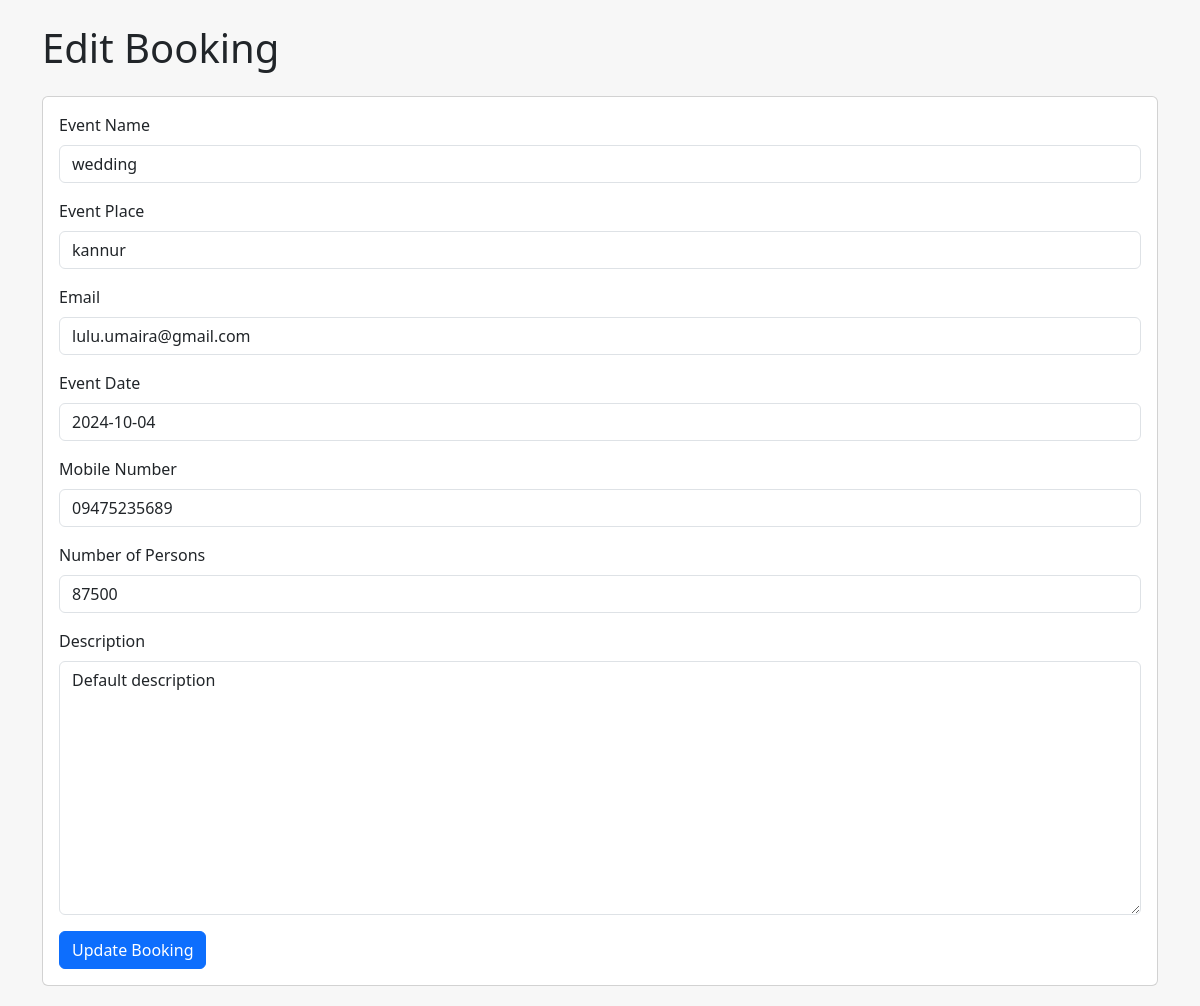
The app's page /editbooking/65/ (signed in) with its own data.
### eventapp/models.py (models this page shows, shortened)
class Booking(models.Model):
    event_name = models.CharField(max_length=255, default='Default Event')
    event_place = models.CharField(max_length=255, default='Default Place')
    email = models.EmailField(default='example@example.com')
    event_date = models.DateField()
    mobile_number = models.CharField(max_length=15, default='')
    number_of_persons = models.PositiveIntegerField(default=1)
    description = models.TextField(default='Default description')
    created_at = models.DateTimeField(default=timezone.now, editable=False)

### eventapp/views.py (the view)
# urls.py: path('editbooking/<int:booking_id>/', views.editbooking, name='editbooking'),
@login_required
@user_passes_test(lambda u: u.is_superuser)
def editbooking(request, booking_id):
    booking = get_object_or_404(Booking, id=booking_id)
    if request.method == 'POST':
        form = BookingForm(request.POST, instance=booking)
        if form.is_valid():
            form.save()
            messages.success(request, 'Booking updated successfully!')
            return redirect('adminhome')
    else:
        form = BookingForm(instance=booking)
    return render(request, 'editbooking.html', {'form': form , 'booking': booking})

### eventapp/forms.py (shortened to what this page needs)
class BookingForm(forms.ModelForm):
    class Meta:
        model = Booking
        fields = ['event_name', 'event_place', 'email', 'event_date', 'mobile_number', 'number_of_persons', 'description']
        widgets = {
            'event_name': forms.TextInput(attrs={'class': 'form-control'}),
            'event_place': forms.TextInput(attrs={'class': 'form-control'}),
            'email': forms.EmailInput(attrs={'class': 'form-control'}),
            'event_date': forms.DateInput(attrs={'class': 'form-control datepicker', 'autocomplete': 'off'}),
            'mobile_number': forms.TextInput(attrs={'class': 'form-control'}),
            'number_of_persons': forms.NumberInput(attrs={'class': 'form-control'}),
            'description': forms.Textarea(attrs={'class': 'form-control'}),
        }

### template/editbooking.html (shortened to what this page needs)
<!DOCTYPE html>
<html lang="en">
<head>
    <link href="https://cdn.jsdelivr.net/npm/bootstrap@5.3.0/dist/css/bootstrap.min.css" rel="stylesheet">
</head>
<body>
    <div class="container">
        <h1 class="my-4">Edit Booking</h1>
        <div class="card">
            <div class="card-body">
                <form method="post" action="{% url 'editbooking' booking.id %}">
                    <div class="mb-3">
                        <label for="id_event_name" class="form-label">Event Name</label>
                        {{ form.event_name }}
                    </div>
                    <div class="mb-3">
                        <label for="id_event_place" class="form-label">Event Place</label>
                        {{ form.event_place }}
                    </div>
                    <div class="mb-3">
                        <label for="id_email" class="form-label">Email</label>
                        {{ form.email }}
                    </div>
                    <div class="mb-3">
                        <label for="id_event_date" class="form-label">Event Date</label>
                        {{ form.event_date }}
                    </div>
                    <div class="mb-3">
                        <label for="id_mobile_number" class="form-label">Mobile Number</label>
                        {{ form.mobile_number }}
                    </div>
                    <div class="mb-3">
                        <label for="id_number_of_persons" class="form-label">Number of Persons</label>
                        {{ form.number_of_persons }}
                    </div>
                    <div class="mb-3">
                        <label for="id_description" class="form-label">Description</label>
                        {{ form.description }}
                    </div>
                    <button type="submit" class="btn btn-primary">Update Booking</button>
                </form>
            </div>
        </div>
    </div>
</body>
</html>

### template/editbooking.html (style rules this page uses)
body { background-color: #f7f7f7; }
.container { margin-top: 20px; }
.card { margin-bottom: 20px; }

### records on screen
Booking: event_name "wedding", event_place "kannur", email "lulu.umaira@gmail.com", event_date "2024-10-04", mobile_number "09475235689", number_of_persons "87500", description "Default description"
